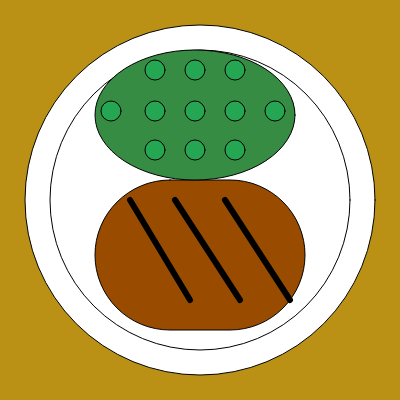
Frame 1 (no input)
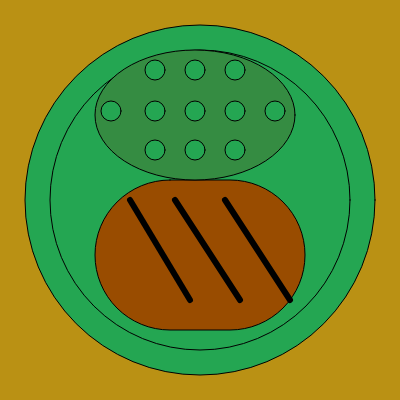
Frame 60 (no input)
Frame 120 (the mouse pressed at the canvas centre since frame 60): identical to frame 60, image omitted

The p5.js sketch that drew these frames (run headless with seeded random() and noise() and a simulated clock; from frame 60 on, the mouse is pressed at the canvas centre):

// p5.js sketch
// ── sketch.js
function setup() {
  createCanvas(400, 400);
}

function draw() {
	background(186, 145, 20); // wooden table
	ellipse(200, 200, 350, 350); // plate
	ellipse(200, 200, 300, 300); // bottom

	// Food (steak).
	fill(153, 76, 0);
	rect(95, 180, 210, 150, 140);

	// lines of roasting a steak.
	strokeWeight(6);
	line(175, 200, 240, 300);
	line(130, 200, 190, 300);
	line(225, 200, 290, 300);

	// peas
	strokeWeight(1);
	fill(53, 140, 66);
	ellipse(195, 115, 200, 130);

	// special peas.
	fill(36, 166, 82);

	// middle
	ellipse(111,111,20,20);
	ellipse(155, 111, 20, 20);
	ellipse(195, 111, 20, 20);
	ellipse(235, 111, 20, 20);
	ellipse(275, 111, 20, 20);

	// lower.
	ellipse(155, 150, 20, 20);
	ellipse(195, 150, 20, 20);
	ellipse(235, 150, 20, 20);

	// upper
	ellipse(155, 70, 20, 20);
	ellipse(195, 70, 20, 20);
	ellipse(235, 70, 20, 20);
}
